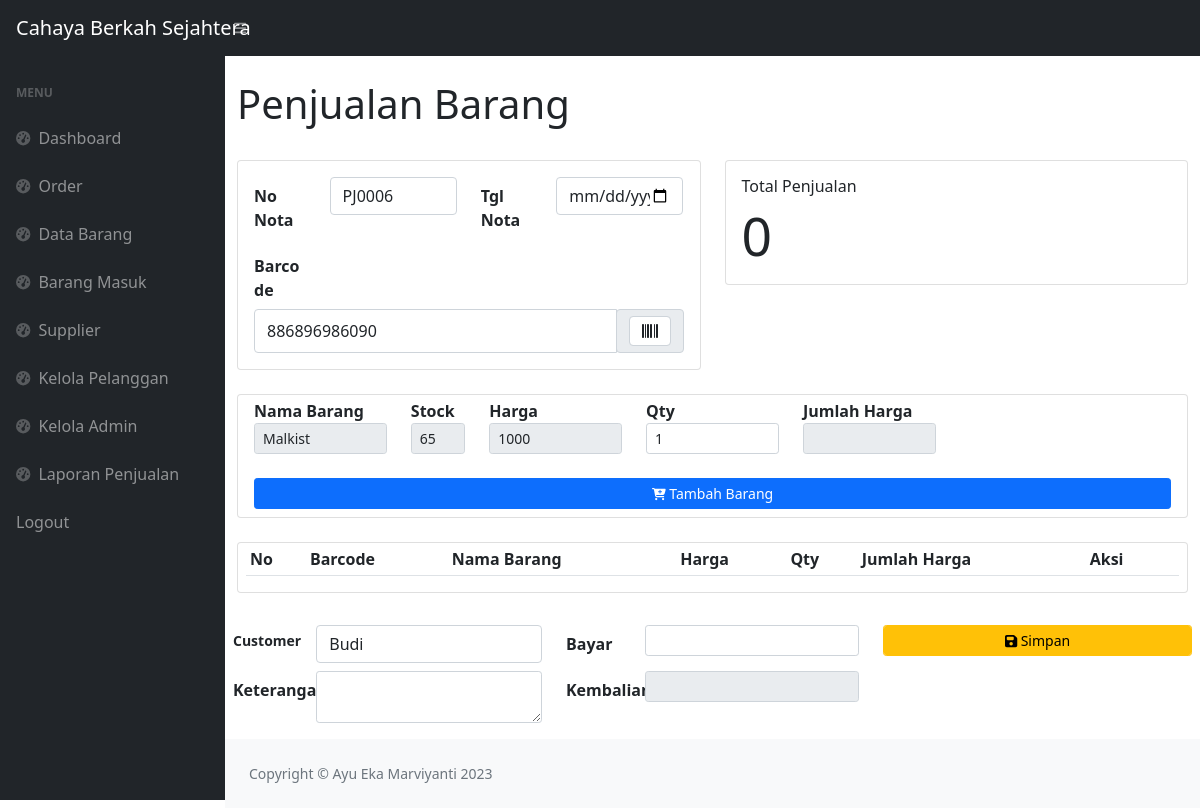
Screenshot of /transaksi.php?barcode=886896986090 with the database file from the repository.
### tables this page shows
CREATE TABLE `barang` (
  `kode_barang` varchar(12) NOT NULL,
  `barcode` varchar(25) NOT NULL,
  `namaproduk` varchar(50) NOT NULL,
  `id_suplier` int(11) NOT NULL,
  `hargaawal` int(11) NOT NULL,
  `hargajual` int(11) NOT NULL,
  `stok` int(11) NOT NULL
);

### mode-jual.php (called while the page is built, shortened)
<?php
function generateNo()
{
    global $conn;
    $queryNo = mysqli_query($conn, "SELECT max(no_jual) as maxno FROM penjualan");
    $row = mysqli_fetch_assoc($queryNo);
    $maxno = $row["maxno"];
    $noUrut = (int) substr($maxno, 2, 4);
    $noUrut++;
    $maxno = 'PJ' . sprintf("%04s", $noUrut);
    return $maxno;
}
function totaljual($no_jual)
{
    global $conn;
    $totaljual = mysqli_query($conn, "SELECT sum(jml_hrg) AS total FROM penjualan_detail
    WHERE no_jual='$no_jual'");
    $data = mysqli_fetch_assoc($totaljual);
    $total = $data["total"];
    return $total;
}

### transaksi.php (the view, shortened to what this page needs)
<?php
require 'function02.php';
require 'mode-jual.php';
$kode = @$_GET['barcode'] ? @$_GET['barcode'] : '';
if ($kode) {
    $databrg = mysqli_query($conn, "SELECT * FROM barang WHERE barcode = '$kode'");
    $selectbrg = mysqli_fetch_assoc($databrg);
}
$no_jual = generateNo();
?>
<!DOCTYPE html>
<html lang="en">
<head>
    <link rel="stylesheet" type="text/css" href="https://cdn.datatables.net/1.10.19/css/jquery.dataTables.css">
    <link rel="stylesheet" type="text/css" href="https://cdn.datatables.net/buttons/1.6.5/css/buttons.dataTables.min.css">
    <link rel="stylesheet" type="text/css" href="https://cdn.datatables.net/1.10.19/css/jquery.dataTables.min.css">
    <link href="css/styles.css" rel="stylesheet" />
</head>
<body class="sb-nav-fixed">
    <nav class="sb-topnav navbar navbar-expand navbar-dark bg-dark">
        <a class="navbar-brand ps-3" href="stock01.php">Cahaya Berkah Sejahtera</a>
        <button class="btn btn-link btn-sm order-1 order-lg-0 me-4 me-lg-0" id="sidebarToggle" href="#!"><i class="fas fa-bars"></i></button>
    </nav>
    <div id="layoutSidenav">
        <div id="layoutSidenav_nav">
            <nav class="sb-sidenav accordion sb-sidenav-dark" id="sidenavAccordion">
                <div class="sb-sidenav-menu">
                    <div class="nav">
                        <div class="sb-sidenav-menu-heading">Menu</div>
                        <a class="nav-link" href="transaksi.php">
                            <div class="sb-nav-link-icon"><i class="fas fa-tachometer-alt"></i></div>
                            Dashboard
                        </a>
                        <a class="nav-link" href="transaksi.php">
                            <div class="sb-nav-link-icon"><i class="fas fa-tachometer-alt"></i></div>
                            Order
                        </a>
                        <a class="nav-link" href="stock02.php">
                            <div class="sb-nav-link-icon"><i class="fas fa-tachometer-alt"></i></div>
                            Data Barang
                        </a>
                        <a class="nav-link" href="masuk02.php">
                            <div class="sb-nav-link-icon"><i class="fas fa-tachometer-alt"></i></div>
                            Barang Masuk
                        </a>
                        <a class="nav-link" href="suplier.php">
                            <div class="sb-nav-link-icon"><i class="fas fa-tachometer-alt"></i></div>
                            Supplier
                        </a>
                        <a class="nav-link" href="pelanggan.php">
                            <div class="sb-nav-link-icon"><i class="fas fa-tachometer-alt"></i></div>
                            Kelola Pelanggan
                        </a>
                        <a class="nav-link" href="">
                            <div class="sb-nav-link-icon"><i class="fas fa-tachometer-alt"></i></div>
                            Kelola Admin
                        </a>
                        <a class="nav-link" href="laporan02.php">
                            <div class="sb-nav-link-icon"><i class="fas fa-tachometer-alt"></i></div>
                            Laporan Penjualan
                        </a>
                        <a class="nav-link" href="logout.php">
                            Logout
                        </a>
                    </div>
                </div>
            </nav>
        </div>
        <div id="layoutSidenav_content">
            <div class="content-wrapper">
                <main>
                    <div class="content-header">
                        <div class="container-fluid">
                            <div class="row mb-2">
                                <div class="col-sm-6">
                                    <br>
                                    <h1 class="m-0">Penjualan Barang</h1><br>
                                </div>
                            </div>
                        </div>
                    </div>
                    <section>
                        <div class="container-fluid">
                            <form action="" method="post">
                                <div class="row">
                                    <div class="col-lg-6">
                                        <div class="card card-outline card-warning p-3">
                                            <div class="form-group row mb-2">
                                                <label for="nonota" class="col-sm-2 col-form-label"><b>No Nota</b></label>
                                                <div class="col-sm-4">
                                                    <input type="text" name="no_jual" class="form-control" id="nonota" value="<?= $no_jual ?>">
                                                </div>
                                                <label for="tglnota" class="col-sm-2 col-form-label"><b>Tgl Nota</b></label>
                                                <div class="col-sm-4">
                                                    <input type="date" name="tglnota" class="form-control" id="tglnota" value="<?= @$_GET['tgl'] ? $_GET['tgl'] : date('Y-M-D') ?>" required>
                                                </div>
                                            </div>
                                            <div class="form-group row sm-2">
                                                <label for="barcode" class="col-sm-2 col-form-label"><b>Barcode</b></label>
                                                <div class="col-sm-10 input-group">
                                                    <input type="text" name="barcode" id="barcode" value="<?= @$_GET['barcode'] ? $_GET['barcode'] : '' ?>" class="form-control" placeholder="Masukan barcode barang">
                                                    <div class="input-group-append">
                                                        <span class="input-group-text" id="icon-barcode"><i class="fas fa-barcode form-control"></i></span>
                                                    </div>
                                                </div>
                                            </div>
                                        </div>
                                    </div>
                                    <div class="col-lg-6">
                                        <div class="card card-outline card-danger pt-3 px-3 pb-2">
                                            <h6 class="font-weight-bold text-right">Total Penjualan</h6>
                                            <h1 class="font-weight-bold text-right" style="font-size:40pt;">
                                                <?= number_format(totaljual($no_jual), 0, ',', '.') ?>
                                            </h1>
                                        </div>
                                    </div>
                                </div><br>
                                <div class="card pt-1 pb-2 px-3">
                                    <div class="row">
                                        <div class="col-lg-2">
                                            <div class="form-group">
                                                <label for="namaproduk"><b>Nama Barang</b></label><br>
                                                <input type="text" name="namaproduk" class="form-control form-control-sm" id="namaproduk" value="<?= @$_GET['barcode'] ? $selectbrg['namaproduk'] : '' ?>" readonly>
                                            </div>
                                        </div>
                                        <div class="col-lg-1">
                                            <div class="form-group">
                                                <label for="stok"><b>Stock</b></label><br>
                                                <input type="number" name="stok" class="form-control form-control-sm" id="stok" value="<?= @$_GET['barcode'] ? $selectbrg['stok'] : '' ?>" readonly>
                                            </div>
                                        </div>
                                        <div class="col-lg-2">
                                            <div class="form-group">
                                                <label for="harga"><b>Harga</b></label><br>
                                                <input type="number" name="harga" class="form-control form-control-sm" id="harga" value="<?= @$_GET['barcode'] ? $selectbrg['hargajual'] : '' ?>" readonly>
                                            </div>
                                        </div>
                                        <div class="col-lg-2">
                                            <div class="form-group">
                                                <label for="qty"><b>Qty</b></label><br>
                                                <input type="number" name="qty" class="form-control form-control-sm" id="qty" value="<?= @$_GET['barcode'] ? 1 : '' ?>">
                                            </div>
                                        </div>
                                        <div class="col-lg-2">
                                            <div class="form-group">
                                                <label for="jml_hrg"><b>Jumlah Harga</b></label><br>
                                                <input type="number" name="jml_hrg" class="form-control form-control-sm" id="jml_hrg" value="<?= @$_GET['barcode'] ? $selectbrg['harga_jual'] : '' ?>" readonly>
                                            </div>
                                        </div>
                                    </div><br>
                                    <button type="submit" class="btn btn-sm btn-primary btn-block" name="addbrg" onclick="addbrg"><i class="fas fa-cart-plus fa-sm"></i> Tambah Barang</button>
                                </div><br>
                                <div class="card card-outline card-success table-responsive px-2">
                                    <table class="table table-sm table-hover text-nowrap">
                                        <thead>
                                            <tr>
                                                <th>No</th>
                                                <th>Barcode</th>
                                                <th>Nama Barang</th>
                                                <th class="text-right">Harga</th>
                                                <th class="text-right">Qty</th>
                                                <th class="text-right">Jumlah Harga</th>
                                                <th class="text-right" width="10%">Aksi</th>
                                            </tr>
                                        </thead>
                                    </table>
                                </div><br>
                                <div class="row">
                                    <div class="col-lg-4 p-2">
                                        <div class="form-group row mb-2">
                                            <label for="namapelanggan" class="col-sm-3 col-form-label col-form-label-sm"><b>Customer</b></label>
                                            <div class="col-sm-9">
                                                <select name="idpelanggan" class="form-control">
                                                    <?php
                                                    $getpelanggan = mysqli_query($conn, "select * from pelanggan");
                                                    while ($pl = mysqli_fetch_array($getpelanggan)) {
                                                        $namapelanggan = $pl['namapelanggan'];
                                                        $idpelanggan = $pl['idpelanggan'];
                                                    ?>
                                                        <option value="<?= $idpelanggan; ?>"><?= $namapelanggan ?></option>
                                                    <?php
                                                    };
                                                    ?>
                                                </select>
                                            </div>
                                        </div>
                                        <div class="form-group row mb-2">
                                            <label for="ket" class="col-sm-3 col-form-label"><b>Keterangan</b></label>
                                            <div class="col-sm-9">
                                                <textarea name="ket" id="ket" class="form-control form-control-sm"></textarea>
                                            </div>
                                        </div>
                                    </div>
                                    <div class="col-lg-4 py-2 px-3">
                                        <div class="form-group row mb-2">
                                            <label for="bayar" class="col-sm-3 col-form-label"><b>Bayar</b></label>
                                            <div class="col-sm-9">
                                                <input type="number" name="bayar" class="form-control form-control-sm text-right" id="bayar">
                                            </div>
                                        </div>
                                        <div class="form-group row mb-2">
                                            <label for="kembalian" class="col-sm-3 col-form-label"><b>Kembalian</b></label>
                                            <div class="col-sm-9">
                                                <input type="number" name="kembalian" class="form-control form-control-sm text-right" id="kembalian" readonly>
                                            </div>
                                        </div>
                                    </div>
                                    <div class="col-lg-4 p-2">
                                        <button type="submit" name="simpan" id="simpan" class="form-control btn btn-warning btn-sm btn-block"><i class="fa fa-save"></i> Simpan</button>
                                    </div>
                                </div>
                            </form>
                        </div>
                    </section>
                </main>
                <footer class="py-4 bg-light mt-auto">
                    <div class="container-fluid px-4">
                        <div class="d-flex align-items-center justify-content-between small">
                            <div class="text-muted">Copyright &copy; Ayu Eka Marviyanti 2023</div>
                        </div>
                    </div>
                </footer>
            </div>
        </div>
    </div>
</body>
</html>

### rows the page displays
barang: namaproduk "Malkist", stok "65", harga "1000"

### other values shown
totaljual($no_jual) "0"
form field idpelanggan "Budi"
